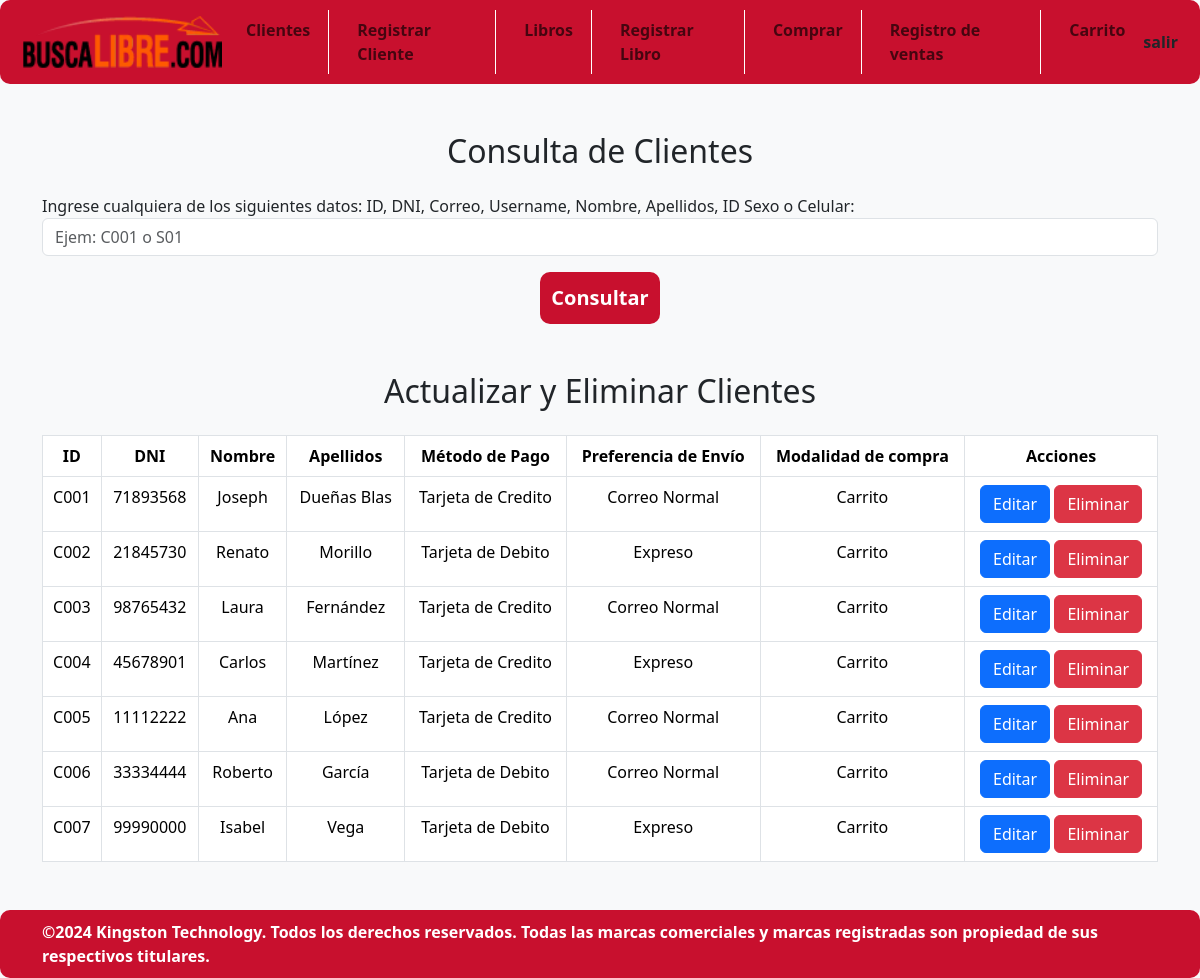
/Presentador/formulario_editarC.php (signed in), run on the app's committed database.
### tables this page shows
CREATE TABLE `cliente` (
  `id_Cliente` varchar(6) NOT NULL,
  `DNI` varchar(8) DEFAULT NULL,
  `Contraseña` varchar(100) NOT NULL,
  `Nombres` varchar(255) DEFAULT NULL,
  `Apellidos` varchar(255) DEFAULT NULL,
  `Localidad` varchar(255) NOT NULL,
  `Pais` varchar(255) NOT NULL,
  `Direccion` varchar(255) DEFAULT NULL,
  `id_Sexo` varchar(4) DEFAULT NULL,
  `id_metPago` varchar(6) DEFAULT NULL,
  `id_prefEnvio` varchar(6) DEFAULT NULL,
  `id_modCompra` varchar(6) DEFAULT NULL
);

CREATE TABLE `metodopago` (
  `id_metPago` varchar(6) NOT NULL,
  `Descripcion` varchar(255) NOT NULL
);

CREATE TABLE `prefenvio` (
  `id_prefEnvio` varchar(6) NOT NULL,
  `Descripcion` varchar(255) NOT NULL
);

CREATE TABLE `modcompra` (
  `id_modCompra` varchar(6) NOT NULL,
  `Descripcion` varchar(255) NOT NULL
);

### Presentador/formulario_editarC.php (the view, shortened to what this page needs)
<?php
include("../Datos/head.php");
include("../Datos/navbar.php");
include("../Datos/conexion.php");
$consulta = $conexion->query("SELECT c.id_Cliente, c.DNI, c.Nombres, c.Apellidos, mp.Descripcion AS MetodoPago, pe.Descripcion AS PrefEnvio, mc.Descripcion AS modCompra
                                FROM cliente c
                                LEFT JOIN metodopago mp ON c.id_metPago = mp.id_metPago
                                LEFT JOIN prefenvio pe ON c.id_prefEnvio = pe.id_prefEnvio
                                LEFT JOIN modcompra mc ON c.id_modCompra =mc.id_modCompra
                                ORDER BY c.id_Cliente ASC");
$clientes = $consulta->fetchAll(PDO::FETCH_OBJ);
?>
<body class="bg-light">
    <div class="container mt-5">
        <h2 class="text-center mb-4">Consulta de Clientes</h2>
        <form action="" method="post">
            <div class="form-group">
                <label for="consulta">Ingrese cualquiera de los siguientes datos: ID, DNI, Correo, Username, Nombre, Apellidos, ID Sexo o Celular:</label>
                <input type="text" name="consulta" class="form-control" placeholder="Ejem: C001 o S01" onfocus="if (this.value == 'Ejem: C001 o S01') {this.value = '';}" required>
            </div>
            <div class="text-center mt-3 mb-4">
                <button type="submit" class="btn btn-celeste btn-lg">Consultar</button>
            </div>
        </form>
    </div>
    <div class="container mt-5">
        <h2 class="text-center mb-4">Actualizar y Eliminar Clientes</h2>
        <table class="table table-bordered text-center">
            <thead>
                <tr>
                    <th>ID</th>
                    <th>DNI</th>
                    <th>Nombre</th>
                    <th>Apellidos</th>
                    <th>Método de Pago</th>
                    <th>Preferencia de Envío</th>
                    <th>Modalidad de compra</th>
                    <th>Acciones</th>
                </tr>
            </thead>
            <tbody>
                <?php foreach ($clientes as $cliente): ?>
                    <tr>
                        <td><?= $cliente->id_Cliente ?></td>
                        <td><?= $cliente->DNI ?></td>
                        <td><?= $cliente->Nombres ?></td>
                        <td><?= $cliente->Apellidos ?></td>
                        <td><?= $cliente->MetodoPago ?></td>
                        <td><?= $cliente->PrefEnvio ?></td>
                        <td><?= $cliente->modCompra ?></td>
                        <td>
                            <a href="../Dominio/editarC.php?id=<?= $cliente->id_Cliente ?>" class="btn btn-primary">Editar</a>
                            <a href="../Dominio/eliminarC.php?id=<?= $cliente->id_Cliente ?>" class="btn btn-danger">Eliminar</a>
                        </td>
                    </tr>
                <?php endforeach; ?>
            </tbody>
        </table>
    </div>
    <?php include("../Datos/footer.php"); ?>
</body>
</html>

### Datos/estilos.css (style rules this page uses)
.bg-celeste, .btn-celeste, .navbar-celeste { background-color: #C8102E; color: white; padding: 10px; border-radius: 10px; font-weight: bold; }

### data on the page
cliente: id_Cliente "C001", DNI "71893568", Nombres "Joseph", Apellidos "Dueñas Blas", id_metPago.Descripcion "Tarjeta de Credito", id_prefEnvio.Descripcion "Correo Normal", id_modCompra.Descripcion "Carrito"
cliente: id_Cliente "C002", DNI "21845730", Nombres "Renato", Apellidos "Morillo", id_metPago.Descripcion "Tarjeta de Debito", id_prefEnvio.Descripcion "Expreso", id_modCompra.Descripcion "Carrito"
cliente: id_Cliente "C003", DNI "98765432", Nombres "Laura", Apellidos "Fernández", id_metPago.Descripcion "Tarjeta de Credito", id_prefEnvio.Descripcion "Correo Normal", id_modCompra.Descripcion "Carrito"
cliente: id_Cliente "C004", DNI "45678901", Nombres "Carlos", Apellidos "Martínez", id_metPago.Descripcion "Tarjeta de Credito", id_prefEnvio.Descripcion "Expreso", id_modCompra.Descripcion "Carrito"
cliente: id_Cliente "C005", DNI "11112222", Nombres "Ana", Apellidos "López", id_metPago.Descripcion "Tarjeta de Credito", id_prefEnvio.Descripcion "Correo Normal", id_modCompra.Descripcion "Carrito"
cliente: id_Cliente "C006", DNI "33334444", Nombres "Roberto", Apellidos "García", id_metPago.Descripcion "Tarjeta de Debito", id_prefEnvio.Descripcion "Correo Normal", id_modCompra.Descripcion "Carrito"
cliente: id_Cliente "C007", DNI "99990000", Nombres "Isabel", Apellidos "Vega", id_metPago.Descripcion "Tarjeta de Debito", id_prefEnvio.Descripcion "Expreso", id_modCompra.Descripcion "Carrito"
